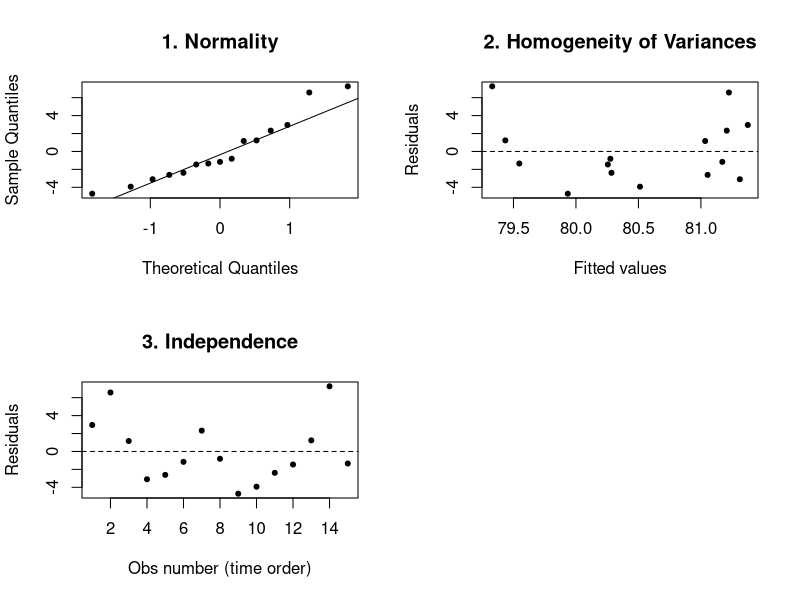
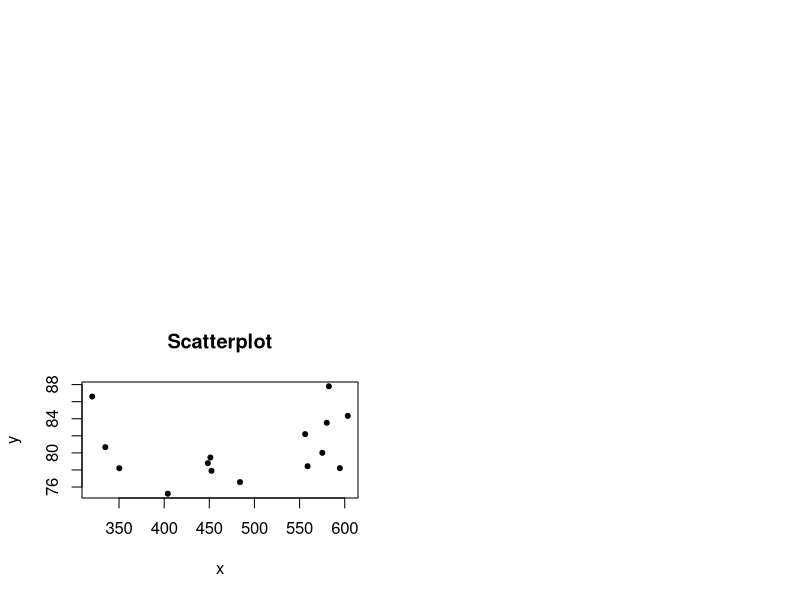
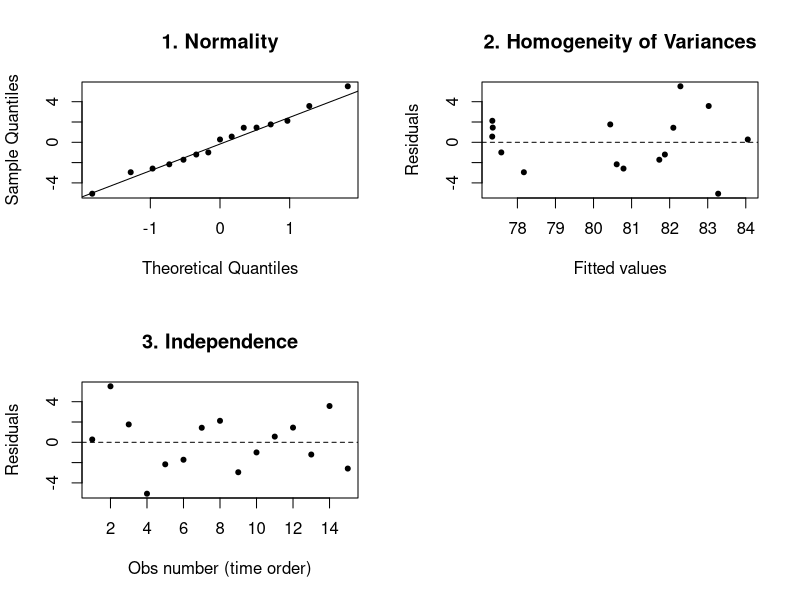

Write R code to recreate these figures, in order.
# LINEAR REGRESSION

# Read data
y <-c(84.33, 87.80, 82.20, 78.21, 78.44, 80.01, 83.53, 79.46, 75.22, 76.58, 77.90, 78.80, 80.67, 86.60, 78.20)
x <-c(603.40, 582.50, 556.20, 594.60, 558.90, 575.20, 580.10, 451.20, 404.00, 484.00, 452.40, 448.40, 334.80, 320.30, 350.30)

# Simple Linear Regression model
lrtest <-lm(y ~ x)
summary(lrtest)

# Diagnostic plots to check assumptions
# Errors are normally distributed
# Errors have the same variance
# Observations and errors are independent

x11()
split.screen(c(2,2))
# Check Normality using qqplot
screen(1)
qqnorm(lrtest$residuals, main = "1. Normality", pch=20)
qqline(lrtest$residuals)

# Check Homogeneity of Variances
screen(2)
plot(lrtest$fitted.values, lrtest$residuals, main = "2. Homogeneity of Variances",
xlab="Fitted values", ylab="Residuals", pch=20)
abline(h=0, lty=2)

# Check that observations are Independent
screen(3)
plot(1:15, lrtest$residuals, main = "3. Independence", 
xlab="Obs number (time order)", ylab="Residuals", pch =20)
abline(h=0, lty=2)

# Correlation test
cor.test(x, y, method="pearson")

# Scatterplot
plot(x, y, main="Scatterplot", pch=20)

# Fitting a quadratic regression model of the form y = alpha + beta1 x1 + beta2 x2
# where x2 = x^2
x2 <- x^2

quad <-lm(y ~ x + x2)
summary(quad)

# Diagnostic plots to check assumptions for new model
x11()
split.screen(c(2,2))
# Check Normality using qqplot
screen(1)
qqnorm(quad$residuals, main = "1. Normality", pch=20)
qqline(quad$residuals)

# Check Homogeneity of Variances
screen(2)
plot(quad$fitted.values, quad$residuals, main = "2. Homogeneity of Variances",
xlab="Fitted values", ylab="Residuals", pch=20)
abline(h=0, lty=2)

# Check that observations are Independent
screen(3)
plot(1:15, quad$residuals, main = "3. Independence", 
xlab="Obs number (time order)", ylab="Residuals", pch =20)
abline(h=0, lty=2)